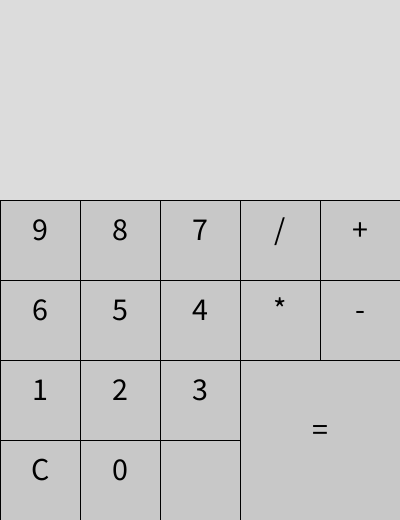
Frame 1 (no input)
Frame 60 (the mouse pressed at the canvas centre just before this capture): identical to frame 1, image omitted
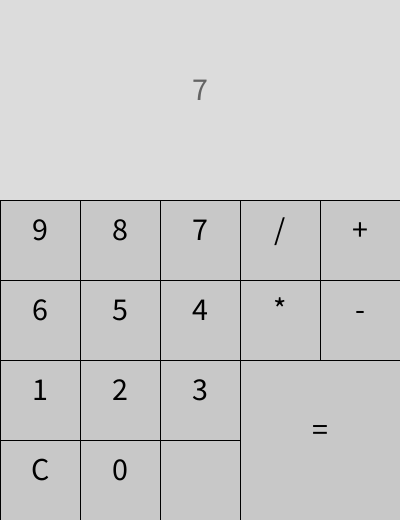
Frame 120 (the mouse held since frame 60 and released just before this capture)

The Processing sketch that drew these frames (run headless with seeded random() and noise(); from frame 60 on, the mouse is pressed at the canvas centre):

// Processing sketch: Renkenmachiene_1_1_Eindopdracht
// ── Renkenmachiene_1_1_Eindopdracht.pde
Button[] numberButtons = new Button[10]; // Knoppen voor cijfers 0 t/m 9
Button addButton, minusButton, multiplyButton, divideButton, equalsButton, clearButton, randomButton;
String input = ""; // Invoer
float num1 = 0;    // Eerste getal
char operator = ' '; // Operator (+, -, *, /)

void setup() {
  size(400, 520);
  textSize(32);
  textAlign(CENTER);

  // Maak knoppen
  for (int i = 0; i < 10; i++) {

    numberButtons[9] = new Button (0, 200, 80, 80, str(i));  
    numberButtons[8] = new Button (80, 200, 80, 80, str(8));  
    numberButtons[7] = new Button (160, 200, 80, 80, str(7));  
    numberButtons[6] = new Button (0, 280, 80, 80, str(6)); 
    numberButtons[5] = new Button (80, 280, 80, 80, str(5));  
    numberButtons[4] = new Button (160, 280, 80, 80, str(4));  
    numberButtons[3] = new Button (160, 360, 80, 80, str(3));  
    numberButtons[2] = new Button (80, 360, 80, 80, str(2));  
    numberButtons[1] = new Button (0, 360, 80, 80, str(1));  
    numberButtons[0] = new Button (80, 440, 80, 80, str(0));  
  }

  addButton = new Button(320, 200, 80, 80, "+");
  minusButton = new Button(320, 280, 80, 80, "-");
  multiplyButton = new Button(240, 280, 80, 80, "*");
  divideButton = new Button(240, 200, 80, 80, "/");
  equalsButton = new Button(240, 360, 160, 160, "=");
  clearButton = new Button(0, 440, 80, 80, "C");
  randomButton = new Button(160, 440, 80, 80, "");
}

void draw() {
  background(220);

  // Teken de knoppen
  for (Button button : numberButtons) {
    button.display();
  }
  addButton.display();
  minusButton.display();
  multiplyButton.display();
  divideButton.display();
  equalsButton.display();
  clearButton.display();
  randomButton.display();

  // Teken de invoer
  fill(100,100,100);
  text(input, width / 2, 100);
}

void mousePressed() {
  // Controleer of er op een knop is geklikt
  for (Button button : numberButtons) {
    if (button.clicked()) {
      input += button.label;
    }
  }

  if (addButton.clicked()) {
    input += "+";
  } else if (minusButton.clicked()) {
    input += "-";
  } else if (multiplyButton.clicked()) {
    input += "*";
  } else if (divideButton.clicked()) {
    input += "/";
  } else if (equalsButton.clicked()) {
    calculateResult();
  } else if (clearButton.clicked()) {
    input = "";
  }
}

void calculateResult() {
  String[] parts = input.split("[+\\-*/]");
  if (parts.length == 2) {
    float num2 = Float.parseFloat(parts[1]);
    switch (input.charAt(parts[0].length())) {
      case '+':
        num1 = Float.parseFloat(parts[0]) + num2;
        break;
      case '-':
        num1 = Float.parseFloat(parts[0]) - num2;
        break;
      case '*':
        num1 = Float.parseFloat(parts[0]) * num2;
        break;
      case '/':
        if (num2 != 0) {
          num1 = Float.parseFloat(parts[0]) / num2;
        } else {
          input = "Error";
          return;
        }
        break;
    }
    input = str(num1);
  }
}

class Button {
  float x, y, w, h;
  String label;

  Button(float x, float y, float w, float h, String label) {
    this.x = x;
    this.y = y;
    this.w = w;
    this.h = h;
    this.label = label;
  }

  void display() {
    fill(200);
    rect(x, y, w, h);
    fill(0);
    text(label, x + w / 2, y + h / 2);
  }

  boolean clicked() {
    return mouseX >= x && mouseX <= x + w && mouseY >= y && mouseY <= y + h;
  }
}
